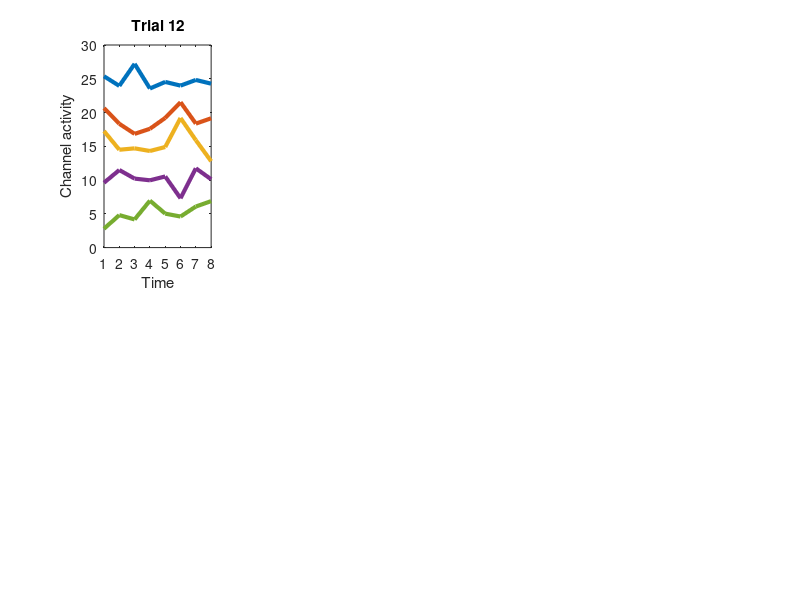

The MATLAB source for this figure: (Note: this script raises an error after producing the figure.)
clc, clear;

rng(2); % set random seed for reproducibility

nchan = 5;
ntime = 8;
ntrials = 12;

simdat = randn([nchan,ntime, ntrials]) * 1.5; % simulate data

% compute covariance of each trial
simdat_cov_trials = zeros(nchan,nchan,ntrials);
for t=1:ntrials
    simdat_cov_trials(:,:,t) = cov(simdat(:,:,t)');
end
simdat_cov = mean(simdat_cov_trials,3); % mean covariance
rank(simdat_cov) % rank of data

simdaterp = mean(simdat,3); % compute erp
simdaterp_cov = cov(simdaterp');  % covariance of erp
rank(simdaterp_cov)

%% plotting

figure(1); clf
subplot(241)
trial2plot = randi(ntrials);  % randomly select one trial to plot
plot(1:ntime, simdat(:,:,trial2plot) + [nchan*5:-5:1]','linew',3) % scale data so data from different channels don't overlap
xlabel('Time'); ylabel('Channel activity'); title(['Trial ' num2str(trial2plot)])
xlim([1 ntime]); yticks(''); ylim([1,nchan*5+4])
axis square

subplot(245)
imagesc(cov(simdat(:,:,trial2plot)')) % covariance of trial
xlabel('Channel'); ylabel('Channel'); title(['Trial ' num2str(trial2plot) ' covariance'])
% colorbar
axis square

subplot(242)
trial2plot = randi(ntrials);
plot(1:ntime, simdat(:,:,trial2plot) + [nchan*5:-5:1]','linew',3)
xlabel('Time'); ylabel('Channel activity'); title(['Trial ' num2str(trial2plot)])
xlim([1 ntime]); yticks(''); ylim([1,nchan*5+4])
axis square

subplot(246)
imagesc(cov(simdat(:,:,trial2plot)'))
xlabel('Channel'); ylabel('Channel'); title(['Trial ' num2str(trial2plot) ' covariance'])
% colorbar
axis square

subplot(243)
plot(1:ntime, simdaterp + [nchan*5:-5:1]','linew',3)
xlabel('Time'); ylabel('Channel activity'); title('Average (ERP)')
xlim([1 ntime]); yticks(''); ylim([1,nchan*5+2])
axis square

subplot(244)
imagesc(simdaterp)
xlabel('Time'); ylabel('Channel activity'); title('Average (ERP image)')
% colorbar
axis square

subplot(247)
imagesc(simdaterp_cov)
xlabel('Channel'); ylabel('Channel'); title('Covariance of ERP')
% colorbar
axis square

subplot(248)
imagesc(simdat_cov)
xlabel('Channel'); ylabel('Channel'); title('Mean covariance')
% colorbar
axis square

% colormap magma % set colour map
% saveas(gcf, './figures/Fig01_covariance.png')